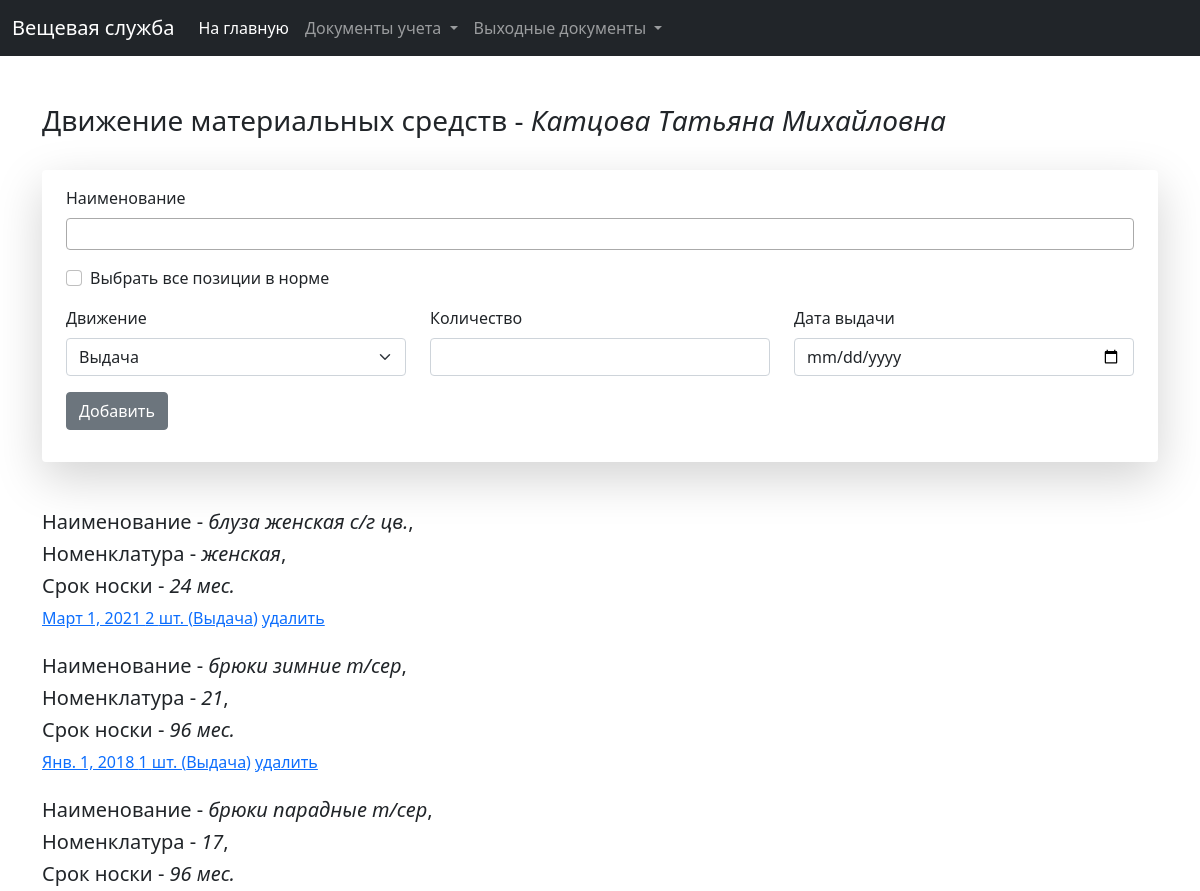
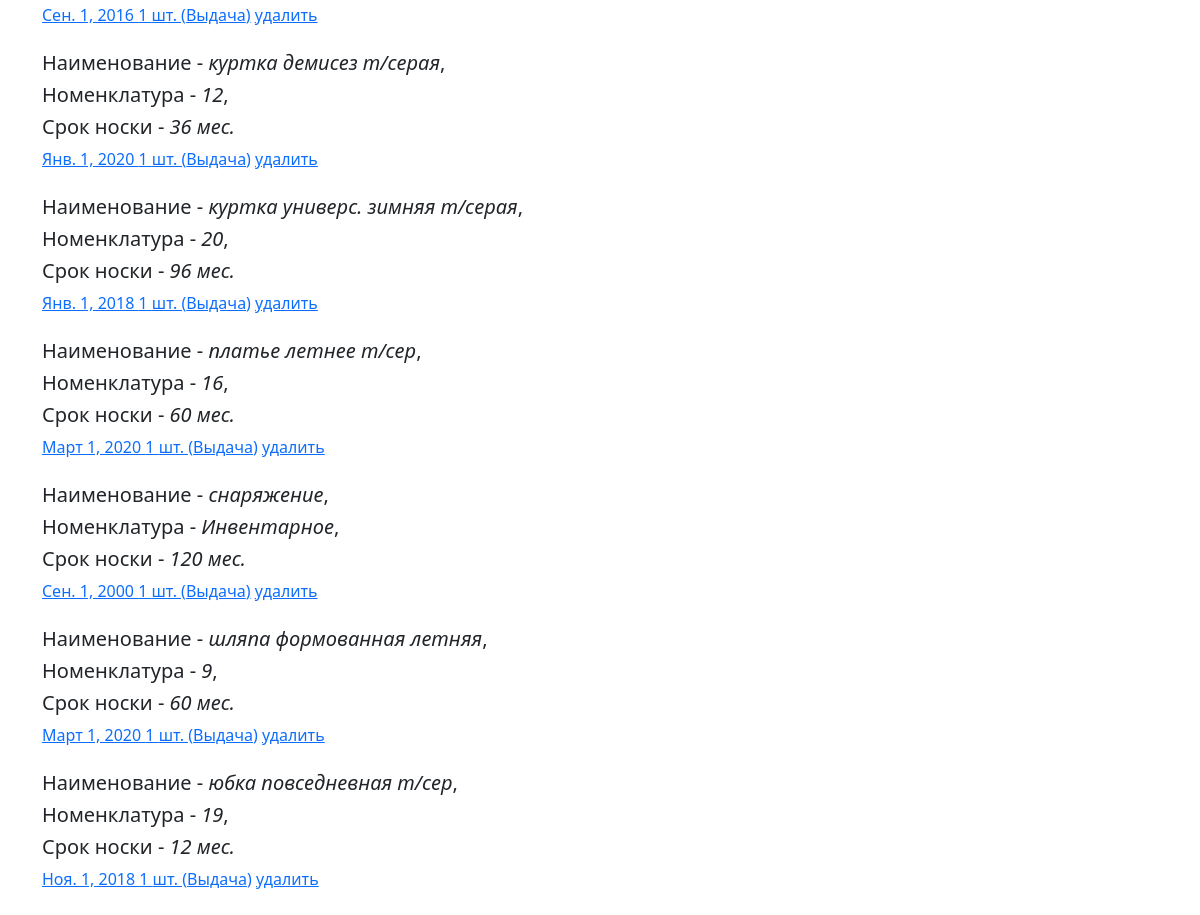
Before: /clothing/card-full/1007 with the older database file (2 pictures, top to bottom).
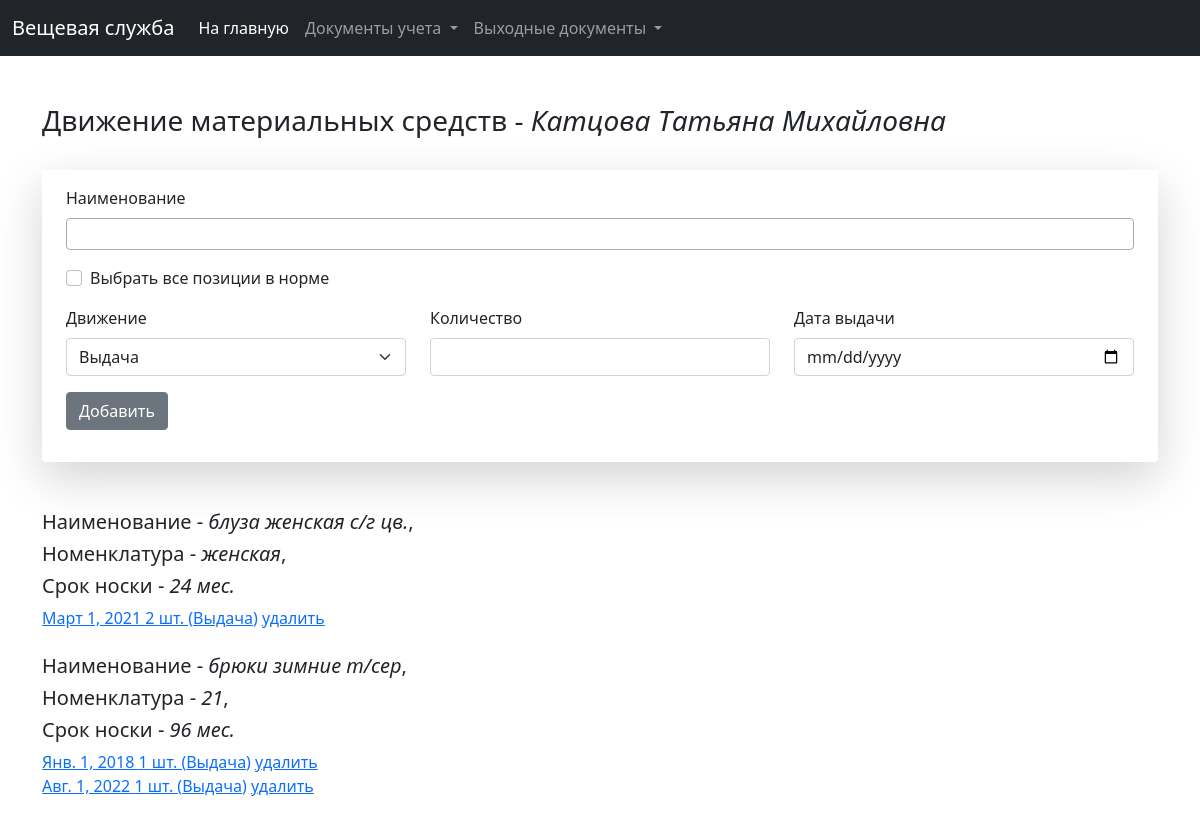
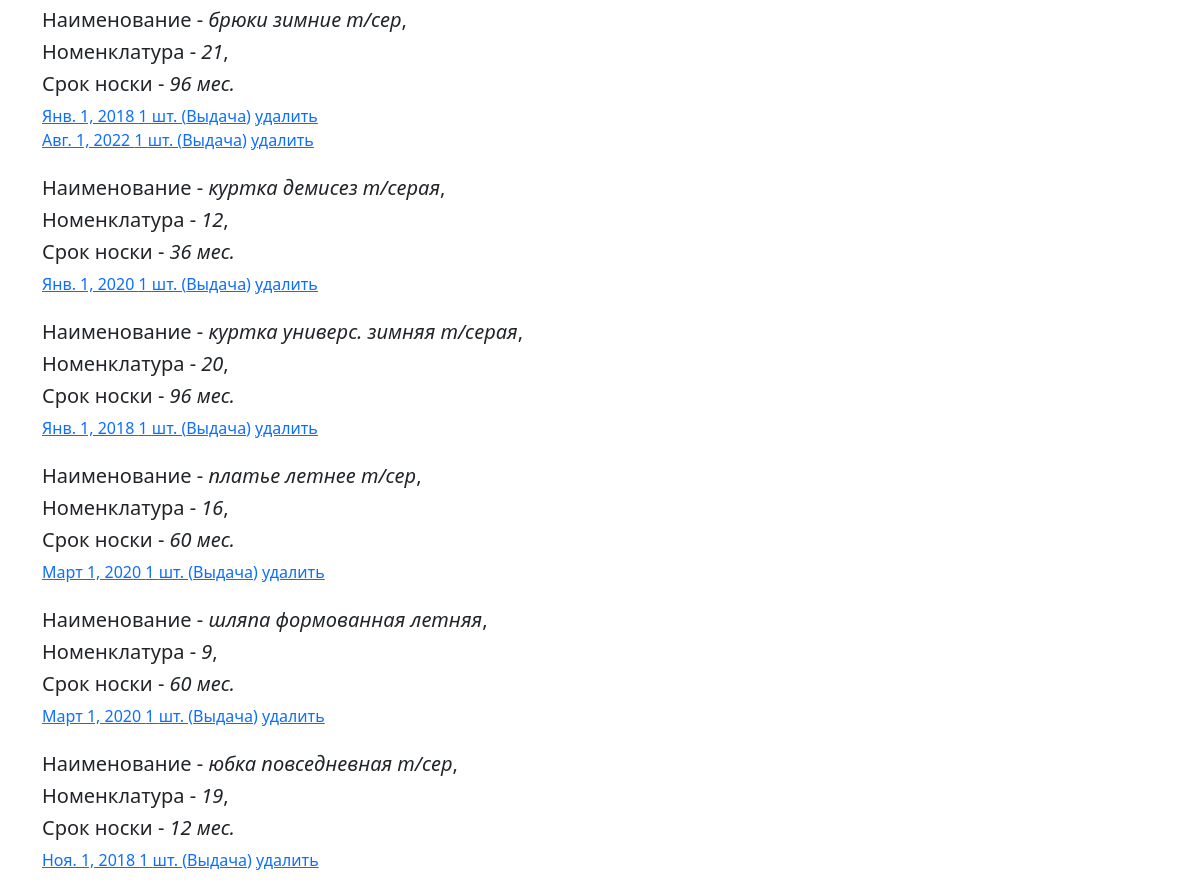
After: the same page with the newer database file (2 pictures, top to bottom).
### clothing/models.py (models this page shows, shortened)
class Clothes(models.Model):
    clothes_title = models.CharField(verbose_name="Наименование", max_length=255)
    wear_time = models.IntegerField(verbose_name="Сроки носки, мес.", validators=[MinValueValidator(0)])
    nomenclature = models.CharField(verbose_name="Номенклатура", max_length=255, null=True, blank=True)
    created_at = models.DateTimeField(verbose_name="Дата и время создания", auto_created=True, blank=True, null=True)
    price = models.FloatField(verbose_name="Цена", blank=True, null=True, validators=[MinValueValidator(0.0)])
    has_to_be_deposited = models.BooleanField(verbose_name="Подлежит сдаче", default=False)
    last_modified = models.DateTimeField(verbose_name="Дата и время последнего изменения", auto_now=True, blank=True,
                                         null=True)
    def __str__(self):
        return self.clothes_title
    class Meta:
        ordering = ('-id',)
        verbose_name = 'Наименование предмета'
        verbose_name_plural = 'Наименования предметов'

class ClothesInCard(models.Model):
    card = models.ForeignKey(Card, on_delete=models.CASCADE, verbose_name="Арматурная карточка")
    clothes = models.ForeignKey(Clothes, on_delete=models.CASCADE, verbose_name="Вещь")
    count = models.IntegerField(verbose_name="Количество", default=1)
    date_of_issue = models.DateField(verbose_name="Дата выдачи")
    movement = models.IntegerField(choices=MOVEMENT, verbose_name="Движение (выдача / сдача)", default=1)
    has_replacement = models.BooleanField(verbose_name="Имеет замену", default=False)
    document_number = models.CharField(max_length=100, verbose_name="Номер документа", blank=True, null=True)
    has_certificate = models.BooleanField(verbose_name="Получено по сертификату", default=False)
    certificate_number = models.CharField(max_length=100, verbose_name="Номер аттестата", blank=True, null=True)
    created_at = models.DateTimeField(verbose_name="Дата и время создания", auto_created=True, blank=True, null=True)
    last_modified = models.DateTimeField(verbose_name="Дата и время последнего изменения", auto_now=True, blank=True,
                                         null=True)
    @property
    def get_movement(self):
        return MOVEMENT[self.movement - 1][1]
    class Meta:
        ordering = ('id',)
        verbose_name = 'Вещь в карточке'
        verbose_name_plural = 'Вещи в карточке'

### clothing/views.py (the view)
# urls.py: path('card-full/<card_id>', views.get_card_full, name='get_card_full'),
def get_card_full(request, card_id):
    card = get_object_or_404(Card, pk=card_id)
    clothes_list = ClothesInCard.objects.filter(card_id=card_id).order_by('clothes__clothes_title')
    clothes_list_full = Clothes.objects.all()
    list_of_clothes_id = [item.clothes.id for item, _ in groupby(clothes_list)]
    return render(request, 'clothing/card/card_full.html',
                  {'card': card,
                   'clothes_list': clothes_list,
                   'clothes_list_full': clothes_list_full,
                   'list_of_clothes_id': list_of_clothes_id})

### clothing/models.py (called while the page is built)
    @property
    def get_full_name(self):
        return self.last_name + ' ' + self.first_name + ' ' + self.patronymic

### clothing/templatetags/dict_tags.py (called while the page is built)
@register.filter(name='get_issues_dates')
def get_issues_dates(value, clothes_id):
    return value.filter(clothes__id=clothes_id).order_by('date_of_issue')

@register.filter(name='get_clothes')
def get_clothes(value, clothes_id):
    return get_object_or_404(Clothes, pk=clothes_id)

### clothing/templates/clothing/card/card_full.html (shortened to what this page needs)
{% extends 'base.html' %}
{% load widget_tweaks %}
{% load static %}
{% load dict_tags %}
{% block content %}
    <div class="container">
        <br>
        <br>
        <h3>Движение материальных средств - <span class="fst-italic">{{ card.employee.get_full_name }}</span></h3><br>
        <div class="shadow-lg px-4 py-3 mb-5 bg-body rounded">
            <form id="clothes_in_card_form">{% csrf_token %}
                <div class="row align-items-start">
                    <div class="col-lg-12">
                        <div class="mb-3">
                            <label class="form-label">Наименование</label>
                        </div>
                        <div class="mb-3 form-check">
                            <input type="checkbox" class="form-check-input" id="id_all_position_checkbox">
                            <label class="form-check-label">Выбрать все позиции в норме</label>
                        </div>
                    </div>
                </div>
                <div class="row">
                    <div class="col-lg-4">
                        <div class="mb-3">
                            <label class="form-label">Движение</label>
                            <select class="form-select" name="movement" id="id_movement">
                                <option value="1">Выдача</option>
                            </select>
                        </div>
                    </div>
                    <div class="col-lg-4">
                        <div class="mb-3">
                            <label class="form-label">Количество</label>
                            <input type="number" class="form-control" id="id_count_of_issue" required>
                        </div>
                    </div>
                    <div class="col-lg-4">
                        <div class="mb-3">
                            <label class="form-label">Дата выдачи</label>
                            <input type="date" class="form-control" id="id_date_of_issue" required>
                        </div>
                    </div>
                    <div class="mb-3">
                        <button type="submit" class="btn btn-secondary" id="add_clothes_in_card_button">Добавить
                        </button>
                    </div>
                </div>
            </form>
        </div>
        {% if clothes_list %}
            {% for id in list_of_clothes_id %}
                {% with clothes=clothes_list|get_clothes:id %}
                    <h5>Наименование - <span class="fst-italic">{{ clothes.clothes_title }}</span>,</h5>
                    <h5>Номенклатура - <span class="fst-italic">{{ clothes.nomenclature }}</span>,</h5>
                    <h5>Срок носки - <span class="fst-italic">{{ clothes.wear_time }} мес.</span></h5>
                {% endwith %}
                {% with issues=clothes_list|get_issues_dates:id %}
                    {% for item in issues %}
                        <a href="#clothes_in_card_update_form_{{ item.id }}"
                           data-bs-toggle="modal">{{ item.date_of_issue }} {{ item.count }} шт. ({{ item.get_movement }})</a>
                        <a href="javascript:delete_clothes_in_card({{ item.id }})">удалить</a>
                        <br>
                    {% endfor %}<br>
                {% endwith %}
            {% endfor %}
        {% else %}
            <p>Список пуст!</p>
        {% endif %}
    </div>
{% endblock %}

Changed rows visible on the page:
no longer on this page (row unchanged): Clothes: clothes_title "брюки парадные т/сер", nomenclature "17", wear_time "96"
removed ClothesInCard: date_of_issue "Сен. 1, 2016", count "1", get_movement "Выдача", shown under "брюки парадные т/сер"
no longer on this page (row unchanged): Clothes: clothes_title "снаряжение", nomenclature "Инвентарное", wear_time "120"
removed ClothesInCard: date_of_issue "Сен. 1, 2000", count "1", get_movement "Выдача", shown under "снаряжение"
now on one of the page's lists (row edited): ClothesInCard: date_of_issue "Янв. 1, 2018", count "1", get_movement "Выдача"
added ClothesInCard: date_of_issue "Авг. 1, 2022", count "1", get_movement "Выдача"
Other visible differences:
new list line: "Наименование - , Номенклатура - , Срок носки - мес."
new list line: "брюки зимние т/сер 21 96"
list line gone: "Наименование - , Номенклатура - , Срок носки - мес."
